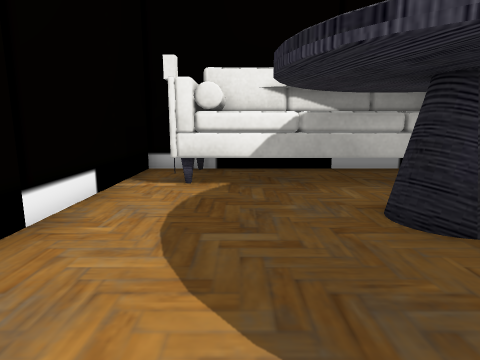
view 1 (above)

12 first-person views from a walk through a 3-D level made in the Unity game engine. The camera is 0.59 m above the floor, tilts 10° down and sees 75° across. The floor is counted in squares, 0.5 m on a side. Each view is taken from the middle of a square. On the plan, view 1 faces up. The plan holds only what a view shows up to about 13 squares ahead; the rest is blank. Some surface patterns are stand-ins.

view 2
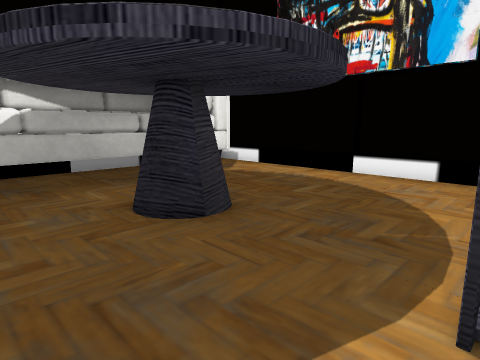

view 3
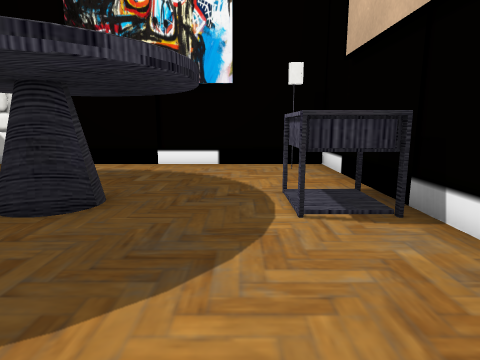

view 4
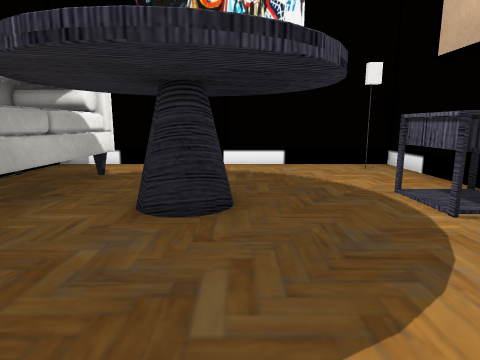

view 5
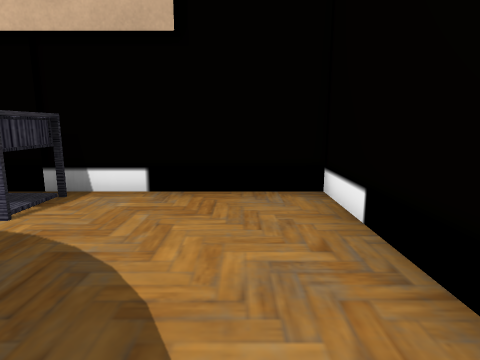

view 6
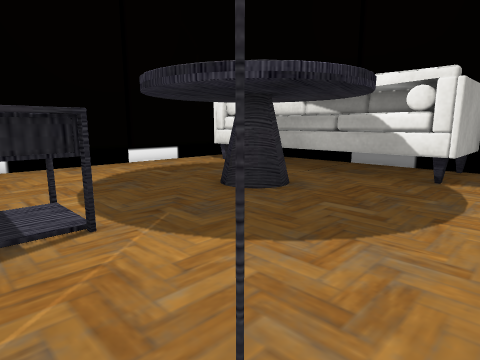

view 7
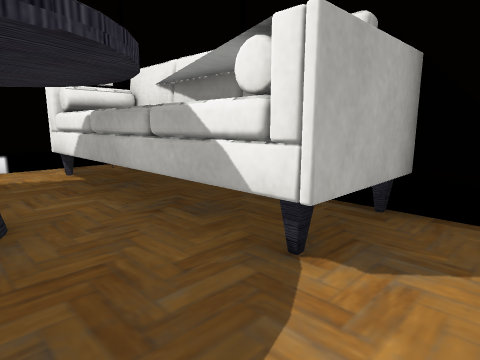

view 8
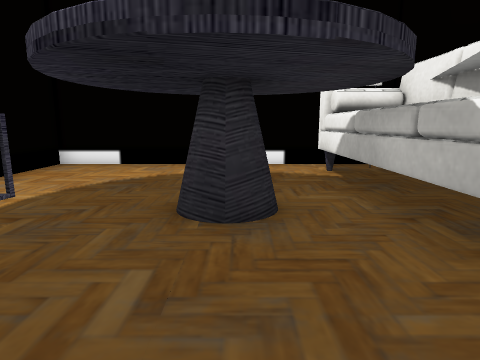

view 9
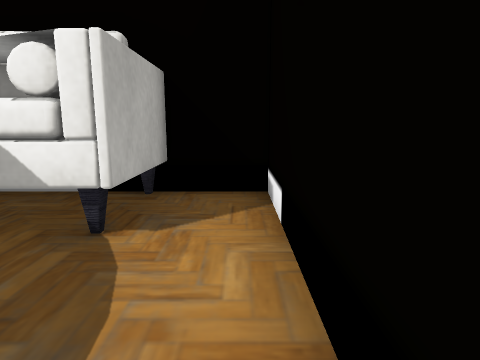

view 10
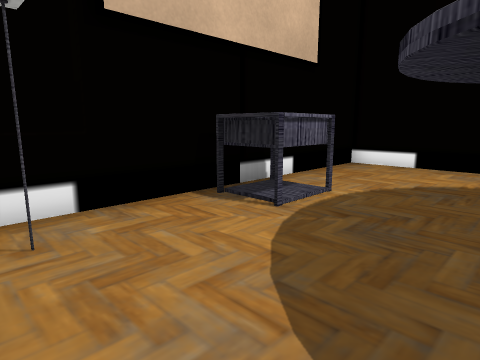

view 11
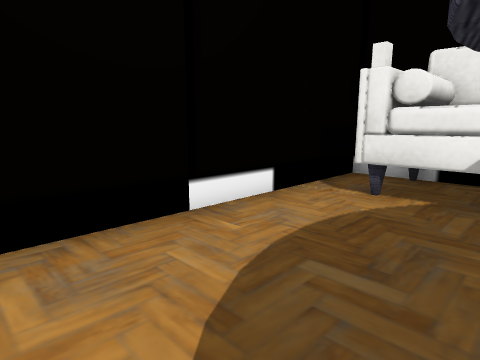

view 12
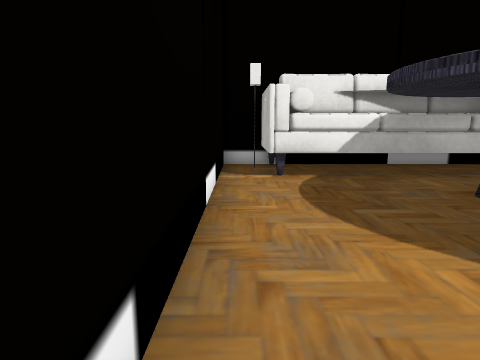

### Floor plan
Key: @ floor where view 1 was taken; # wall or solid block; . floor; O other object.
Columns run from 3 left of view 1 to 8 right of it. Each row starts with its distance up from view 1.
  9 ###   ##
  8 #OOOOOOOOO.#
  7 #.OOOOOOOO.#
  6 #.OOOOOOOO.#
  5 #...OOOO...
  4 #...OOOOO..
  3 #...OOOOO..#
  2 #...OOOO...#
  1 #..........#
  0 #..@.OO..O.#
 -1 #....OO....#
 -2   ##########

Where each view was taken, in squares from view 1:
view 1: 0 up, 0 right, facing up
view 2: 0 up, 0 right, facing up-right
view 3: 1 up, 2 left, facing right
view 4: 3 up, 2 left, facing right
view 5: 4 up, 1 left, facing down
view 6: 1 down, 7 right, facing up-left
view 7: 4 up, 7 right, facing up-left
view 8: 4 up, 7 right, facing left
view 9: 3 up, 7 right, facing up
view 10: 3 up, 7 right, facing down-left
view 11: 1 up, 1 right, facing up-left
view 12: 1 down, 2 left, facing up
